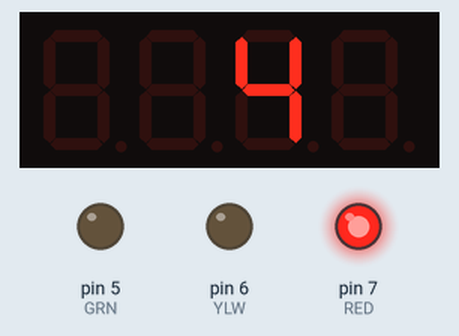
This sketch was run on a simulated Arduino Uno, built with avr-gcc and run on an emulated ATmega328P. Shown: 4-digit seven-segment display, output pins drawn as LEDs (lit = HIGH).

Above: at 0.1 s.
At 3.1 s:
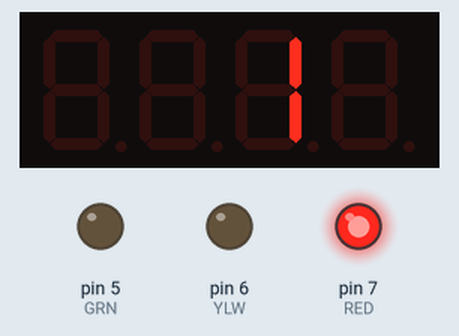
At 8.2 s:
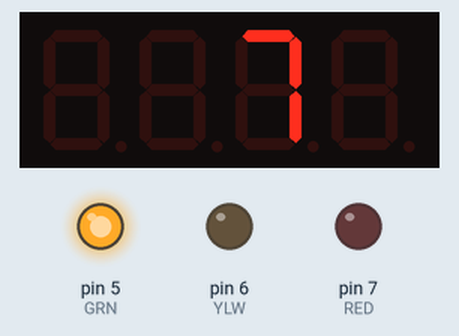
At 15.3 s:
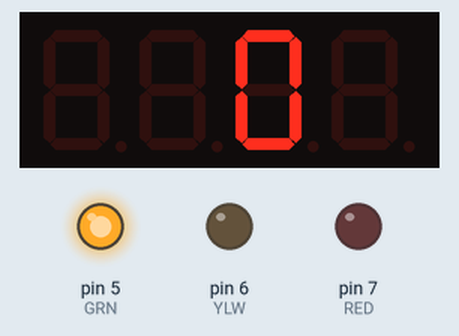
At 26.3 s:
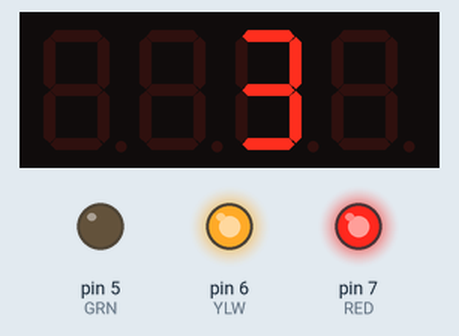
At 38.5 s:
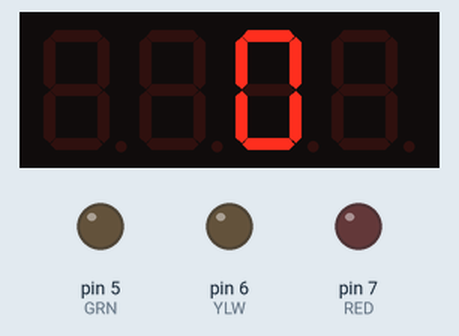
Timing chart, 0 to 40.0 s (numbered marks = the images above):
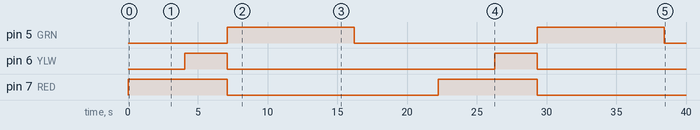

Measured:
- by itself, pin 5 (GRN): alternates HIGH for 9.1 s and LOW for 13.1 s
- by itself, pin 6 (YLW): alternates HIGH for 3.0 s and LOW for 19.2 s
- by itself, pin 7 (RED): alternates HIGH for 7.1 s and LOW for 15.1 s
- what the display in image 1 shows lasts 1.0 s, from 3.1 s to 4.1 s
- what the display in image 3 shows lasts 7.0 s, from 15.2 s to 22.2 s

The sketch:

RYG_CLK.ino
```cpp
#include <Arduino.h>
#include <TM1637Display.h>

#define CLK 9
#define DIO 8
#define RED 7
#define GRN 5
#define YLW 6

TM1637Display display(CLK, DIO);

void setup()
{
  pinMode(RED,OUTPUT);
  pinMode(GRN,OUTPUT);
  pinMode(YLW,OUTPUT);
}

void loop()
{
  display.setBrightness(0x0f);
  display.clear();
  for(int i = 15; i > -1 ; --i)
  {
    if(i > 11)
    {
      display.showNumberDec(i - 11, false,1,2 );
      digitalWrite(RED,HIGH);
      delay(1000);
    }
    else if(i > 8)
    {
    display.showNumberDec(i - 8, false,1,2 );
    digitalWrite(YLW,HIGH);
    delay(1000);
    }

    else
    {
      digitalWrite(RED,LOW);
      digitalWrite(YLW,LOW);
      display.showNumberDec(i , false,1,2 );
      digitalWrite(GRN,HIGH);
      delay(1000);
    }
  }

  digitalWrite(RED,LOW);
  digitalWrite(YLW,LOW);
  digitalWrite(GRN,LOW);
  delay(6000);

}
```
